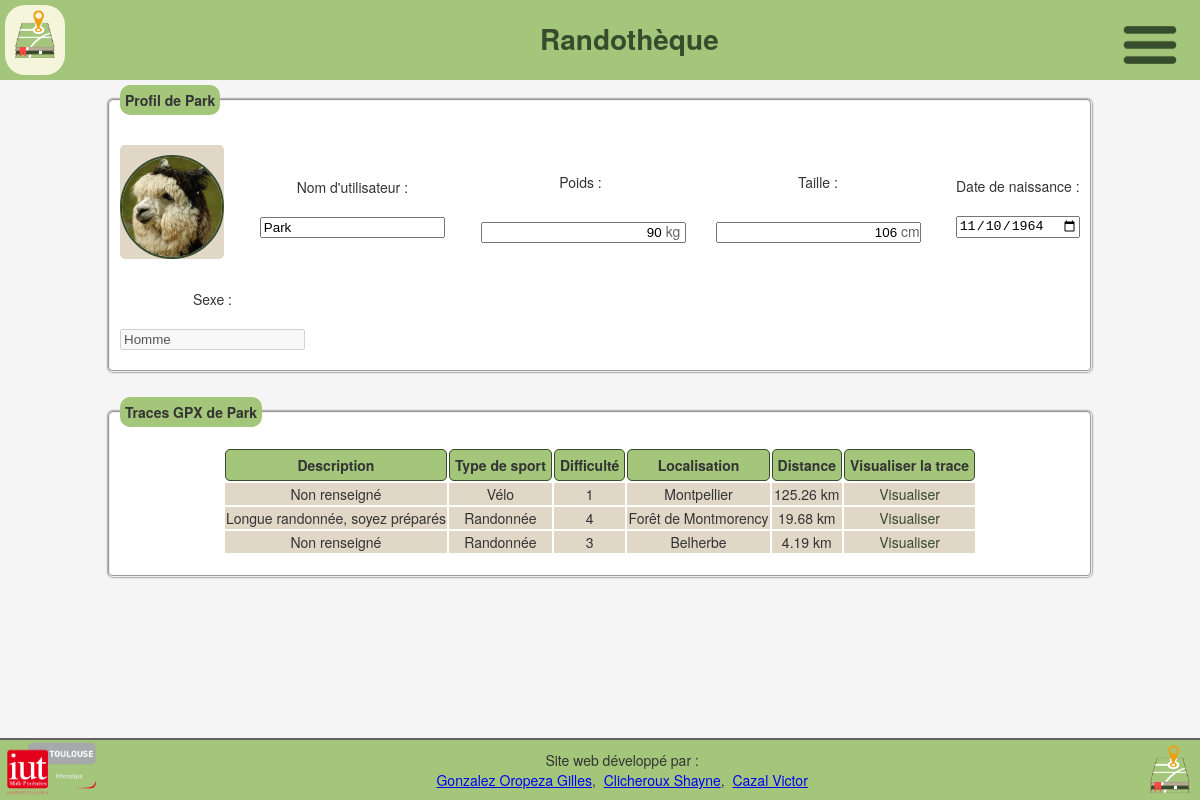
Screenshot of /profil.php?id_util=39 (signed in) with the database file from the repository.
### tables this page shows
CREATE TABLE IF NOT EXISTS `utilisateur` (
  `Id_Utilisateur` int(11) NOT NULL AUTO_INCREMENT,
  `Mail` varchar(50) NOT NULL,
  `Nom_d_utilisateur` varchar(50) NOT NULL,
  `Mot_de_passe` varchar(50) NOT NULL,
  `Poids` int(11) DEFAULT NULL,
  `Taille` int(11) DEFAULT NULL,
  `Sexe` char(1) DEFAULT NULL,
  `DateN` varchar(50) DEFAULT NULL,
  PRIMARY KEY (`Id_Utilisateur`),
  UNIQUE KEY `Nom_d_utilisateur` (`Nom_d_utilisateur`),
  UNIQUE KEY `Mail` (`Mail`)
);

CREATE TABLE IF NOT EXISTS `fichier_gpx` (
  `Id_Fichier_GPX` int(11) NOT NULL AUTO_INCREMENT,
  `Nom` varchar(50) DEFAULT NULL,
  `Description` mediumtext,
  `Type_de_sport` varchar(50) DEFAULT NULL,
  `Difficulte` tinyint(4) DEFAULT NULL,
  `Localisation` varchar(50) DEFAULT NULL,
  `Id_Utilisateur` int(11) NOT NULL,
  `Distance` float DEFAULT NULL,
  PRIMARY KEY (`Id_Fichier_GPX`),
  KEY `Id_Utilisateur` (`Id_Utilisateur`)
);

### public_html/profil.php (the view, shortened to what this page needs)
<?php
require 'php/connexiondb.php';
$reqUsername = $linkpdo->prepare('SELECT * FROM utilisateur
WHERE Id_Utilisateur = :id_util');
$reqUsername->execute(array('id_util'=>$_GET['id_util']));
if($data = $reqUsername->fetch()) {
	$userName = $data['Nom_d_utilisateur'];
	$poids = $data['Poids'];
	$taille = $data['Taille'];
	$dateN = date("Y-m-d", $data['DateN']);
	$sexe = $data['Sexe'];
} else {
	header("Location: profil.php?id_util=".$_SESSION['id_util']."&err=null_profile");
}
?>
<!DOCTYPE html>
<html lang="fr">
<?php
	include 'php/balise_head.php';
	echo "<body>";
	include 'php/head.php';
?>
	<fieldset class="main">
		<legend class="title">Profil de <?php echo $userName; ?></legend>
		<form method="post" action="profil.php?id_util=<?php echo $_SESSION['id_util']; ?> ">
			<div id="contenuProfil">
				<div class="col im">
				<?php
					if(file_exists("images/avatars/".$_GET['id_util'].".jpg")) {
						echo "<img src=\"images/avatars/".$_GET['id_util'].".jpg\" alt=\"Avatar de ".$userName."\" height=\"100\">";
					} else {
						echo "<img src=\"images/avatars/default.jpg\" alt=\"Avatar de ".$userName."\" height=\"100\">";
					}
				?>
				</div>
				<div class="col">
					<label for="username">Nom d'utilisateur :</label>
					<input type="text" id="username" name="username" value="<?php echo $userName; ?>"/>
				</div>
				<div class="col">
					<label for="poids">Poids :</label>
					<div><input type="text" style="padding-right:22px; text-align:right;" id="poids" name="poids" value="<?php echo $poids; ?>"/><span style="margin-left:-20px;color: rgb(100, 100, 100);">kg</span></div>
				</div>
				<div class="col">
					<label for="taille">Taille :</label>
					<div><input type="text" style="padding-right:22px; text-align:right;" id="taille" name="taille" value="<?php echo $taille; ?>"/><span style="margin-left:-20px;color: rgb(100, 100, 100);">cm</span></div>
				</div>
				<div class="col">
					<label for="dateN">Date de naissance :</label>
					<input type="date" id="dateN" name="dateN" value="<?php echo $dateN; ?>"/>
				</div>
				<div class="col">
					<label for="Sexe">Sexe :</label>
					<input type="text" id="Sexe" name="Sexe" disabled="disabled" value="<?php
						if($sexe == 'F') {
							echo "Femme";
						} else if ($sexe == 'M') {
							echo "Homme";
						} else {
							echo "Non renseigné / Autre";
					}?>"/>
				</div>
			</div>
		</form>
	</fieldset>
	<?php
		$reqFichierGpx = $linkpdo->prepare('SELECT * FROM fichier_gpx WHERE Id_Utilisateur = :id_util');
		$reqFichierGpx->execute(array('id_util'=>$_GET['id_util']));
	?>
	<fieldset class="main">
		<legend class="title">Traces GPX de <?php echo $userName; ?></legend>
		<div id="tracks">
			<?php
				if(!$fichierGpx = $reqFichierGpx->fetchAll()) {
			?>
			<img src="images/notfound.png" alt="Aucune trace trouvée" height="100">
			<p id="notfound">Aucune trace importée pour l'instant</p>
			<?php
				} else {
					echo "<table class=\"gpx_table\">";
					echo "<tr><th>Description</th><th>Type de sport</th><th>Difficulté</th><th>Localisation</th><th>Distance</th><th>Visualiser la trace</th></tr>";
					foreach($fichierGpx as $gpx) {
						echo "<tr><td>".$gpx['Description']."</td><td>".$gpx['Type_de_sport']."</td><td>".$gpx['Difficulte']."</td><td>".$gpx['Localisation']."</td><td>".round($gpx['Distance'], 2)." km</td><td><a href=\"visualisation.php?id_gpx=".$gpx['Id_Fichier_GPX']."\">Visualiser</a></td></tr>";
					}
					echo "</table>";
				}
				?>
		</div>
	</fieldset>
</body>
<?php
	include 'php/footer.php';
?>
</html>

### public_html/css/profil.css (style rules this page uses)
.main { width: 80%; height: 100%; background-color: #fff; border-radius: 5px; box-shadow: 0 0 2px #000; padding: 10px; margin: 0 auto; margin-bottom: 25px; max-width: 80%; }
.title { display: flex; justify-content: space-between; margin-bottom: 10px; background-color: var(--vert-clair); border-radius: 10px; padding: 5px; font-weight: bold; }
#contenuProfil { display: flex; flex-wrap: wrap; justify-content: space-between; }
#contenuProfil * { margin-top: 10px; }
.col { display: flex; flex-direction: column; justify-content: center; align-items: center; margin-bottom: 10px; }
.col label { margin-bottom : 10px; }
.im { background-color : var(--beige-clair); border-radius: 5px; }
.col img { width: 100px; height: 100px; border-radius: 50%; border: var(--vert-fonce) solid 2px; }
#tracks { display: flex; flex-direction: column; justify-content: center; align-items: center; margin-bottom: 10px; }
th { text-align: center; padding: 5px; background-color: var(--vert-clair); border-radius: 5px; border: 1px solid var(--vert-fonce); }
tr { text-align: center; padding: 5px; background-color: var(--beige-clair); border-radius: 5px; border: 1px solid var(--vert-fonce); }

### public_html/css/common.css (style rules this page uses)
:root { --gris-tres-clair: #f0f0f0; --vert-tres-clair: #e4eed8; --vert-clair: #a3c67b; --vert-fonce: #374c2c; --rouge-fonce: #b80000; --rouge-clair: #d08888; --beige: #B6AC96; --beige-clair: #E0D7C7; --border-color: rgb(98, 98, 98); }
body { background-color: #f5f5f5; color: #333; font-family: "Helvetica Neue", Helvetica, Arial, sans-serif; font-size: 14px; line-height: 1.42857143; margin: 0; -webkit-font-smoothing: antialiased; -webkit-text-size-adjust: none; padding: 85px 0 60px 0; min-height: 100%; }
td a { color: var(--vert-fonce); text-decoration: none; }

### rows the page displays
utilisateur: Nom_d_utilisateur "Park", username "Park", poids "90", taille "106", dateN "11/10/1964", Sexe "Homme"
fichier_gpx: Description "Non renseigné", Type_de_sport "Vélo", Difficulte "1", Localisation "Montpellier", Distance "125.26"
fichier_gpx: Description "Longue randonnée, soyez préparés", Type_de_sport "Randonnée", Difficulte "4", Localisation "Forêt de Montmorency", Distance "19.68"
fichier_gpx: Description "Non renseigné", Type_de_sport "Randonnée", Difficulte "3", Localisation "Belherbe", Distance "4.19"
